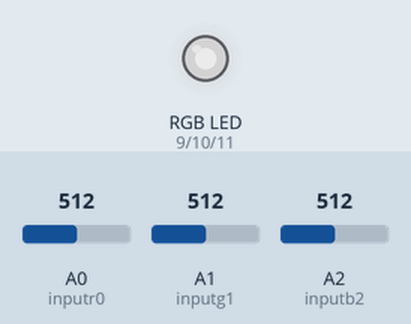
Bench run of a sketch on a simulated Arduino Uno, built with avr-gcc and run on an emulated ATmega328P. On the bench: an RGB LED mixed from three pins (HIGH = lit). The inputs (shaded band) are chosen by the test bench; at power-on: A0 (inputr0) = 512, A1 (inputg1) = 512, A2 (inputb2) = 512. Dim RGB values are drawn brighter than linear.

Above: at 1.2 s.
1.3 s: A0 (inputr0) set to 716
At 2.5 s:
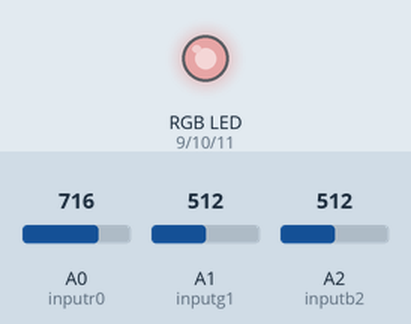
2.8 s: A1 (inputg1) set to 716
At 3.8 s:
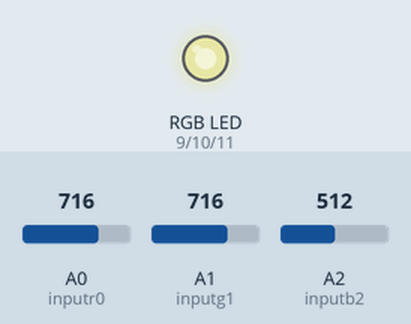
4.3 s: A2 (inputb2) set to 716
At 4.9 s:
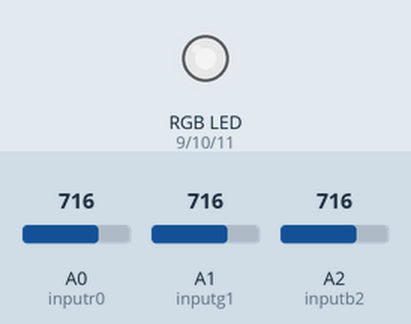
5.8 s: A0 (inputr0) set to 900
At 6.1 s:
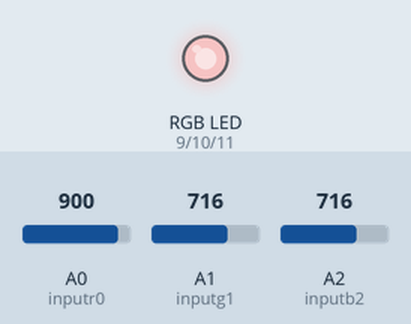
7.3 s: A1 (inputg1) set to 900
At 8.4 s:
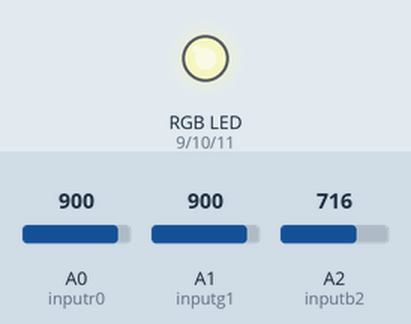
8.8 s: A2 (inputb2) set to 900
At 9.6 s:
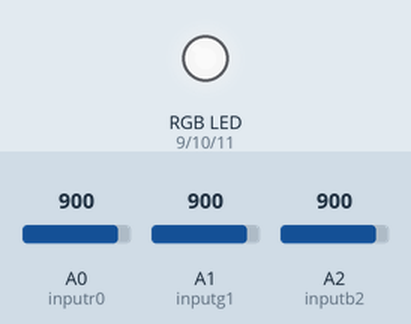
Timing chart, 0 to 11.3 s (numbered marks = the images above; inputs shaded):
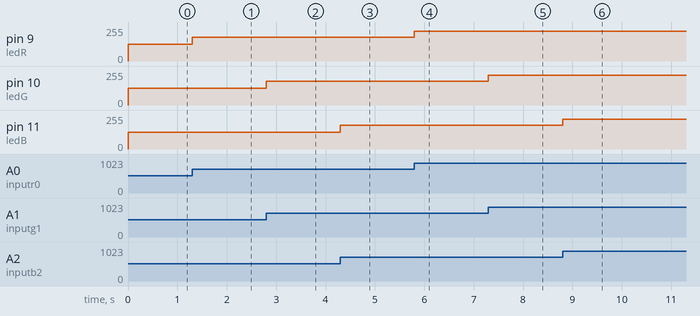

Measured:
- after the input at 1.3 s, pin 9 (ledR): 127/255 → 178/255 at once
- after the input at 2.8 s, pin 10 (ledG): 127/255 → 178/255 at once
- after the input at 4.3 s, pin 11 (ledB): 127/255 → 178/255 at once
- after the input at 5.8 s, pin 9 (ledR): 178/255 → 224/255 at once
- after the input at 7.3 s, pin 10 (ledG): 178/255 → 224/255 at once
- after the input at 8.8 s, pin 11 (ledB): 178/255 → 224/255 at once

The sketch:

hw1.ino
```cpp
const int inputr0 = A0;
const int inputg1 = A1;
const int inputb2 = A2;
const int ledR = 9;
const int ledG = 10;
const int ledB = 11;

void setup() {
  // initialize serial communication at 9600 bits per second:
  Serial.begin(9600);
  pinMode(inputr0, INPUT);
  pinMode(inputg1, INPUT);
  pinMode(inputb2, INPUT);
  pinMode(ledR, OUTPUT);
  pinMode(ledG, OUTPUT);
  pinMode(ledB, OUTPUT);
}
// the loop routine runs over and over again forever:
void loop() {
  analogWrite(ledR, map(analogRead(inputr0), 0, 1023, 0, 255));
  analogWrite(ledG, map(analogRead(inputg1), 0, 1023, 0, 255));
  analogWrite(ledB, map(analogRead(inputb2), 0, 1023, 0, 255));
}
```
